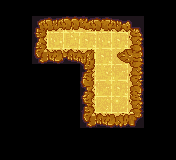

Tiled map render using the project's own tile images. Description and the whole map definition, tile-layer contents included, below:
An orthogonal 22x20 tile map with 8x8 px tiles, 1 tile layer (Backgrounds) and 5 objects (HERO, STAIRS, SLIME, SWORD, KEY).

<map version="1.10" tiledversion="1.10.1" orientation="orthogonal" renderorder="right-down" width="22" height="20" tilewidth="8" tileheight="8" infinite="0" nextlayerid="3" nextobjectid="6">
 <properties>
  <property name="DIRECTIONS" value="URULUUUUL" />
  <property name="ITEMS" value="DOOR" />
  <property name="NAME" value="You can only hold one item" />
 </properties>
 <tileset firstgid="1" source="../level.tsx" />
 <layer id="1" name="Backgrounds" width="22" height="20">
  <data encoding="csv">
0,0,0,0,0,0,0,0,0,0,0,0,0,0,0,0,0,0,0,0,0,0,
0,0,0,0,0,0,0,0,0,0,0,0,0,0,0,0,0,0,0,0,0,0,
0,0,0,0,1,2,3,4,5,5,6,12,13,14,15,16,17,18,0,0,0,0,
0,0,0,0,19,20,21,22,23,23,24,30,31,32,33,34,35,36,0,0,0,0,
0,0,0,0,37,38,39,40,41,42,43,44,39,40,43,44,1073741989,1073741990,0,0,0,0,
0,0,0,0,55,56,57,58,59,60,61,62,57,58,61,62,1073741971,1073741972,0,0,0,0,
0,0,0,0,73,74,75,76,77,78,109,110,43,44,111,112,113,114,0,0,0,0,
0,0,0,0,91,92,93,94,95,96,127,128,61,62,129,130,131,132,0,0,0,0,
0,0,0,0,0,0,0,0,0,0,145,146,45,46,47,48,147,148,0,0,0,0,
0,0,0,0,0,0,0,0,0,0,163,164,63,64,65,66,165,166,0,0,0,0,
0,0,0,0,0,0,0,0,0,0,181,182,47,48,43,44,183,184,0,0,0,0,
0,0,0,0,0,0,0,0,0,0,199,200,65,66,61,62,201,202,0,0,0,0,
0,0,0,0,0,0,0,0,0,0,1073741987,1073741988,49,50,51,52,1073741989,1073741990,0,0,0,0,
0,0,0,0,0,0,0,0,0,0,1073741969,1073741970,67,68,69,70,1073741971,1073741972,0,0,0,0,
0,0,0,0,0,0,0,0,0,0,73,74,85,86,87,88,89,90,0,0,0,0,
0,0,0,0,0,0,0,0,0,0,91,92,103,104,105,106,107,108,0,0,0,0,
0,0,0,0,0,0,0,0,0,0,0,0,0,0,0,0,0,0,0,0,0,0,
0,0,0,0,0,0,0,0,0,0,0,0,0,0,0,0,0,0,0,0,0,0,
0,0,0,0,0,0,0,0,0,0,0,0,0,0,0,0,0,0,0,0,0,0,
0,0,0,0,0,0,0,0,0,0,0,0,0,0,0,0,0,0,0,0,0,0
</data>
 </layer>
 <objectgroup id="2" name="Objects">
  <object id="1" name="HERO" x="103.918" y="105.197">
   <point />
  </object>
  <object id="2" name="STAIRS" x="88" y="40.6774">
   <point />
  </object>
  <object id="3" name="SLIME" x="103.749" y="40">
   <point />
  </object>
  <object id="4" name="SWORD" x="103.749" y="89.11">
   <point />
  </object>
  <object id="5" name="KEY" x="121.191" y="75.7318">
   <point />
  </object>
 </objectgroup>
</map>
